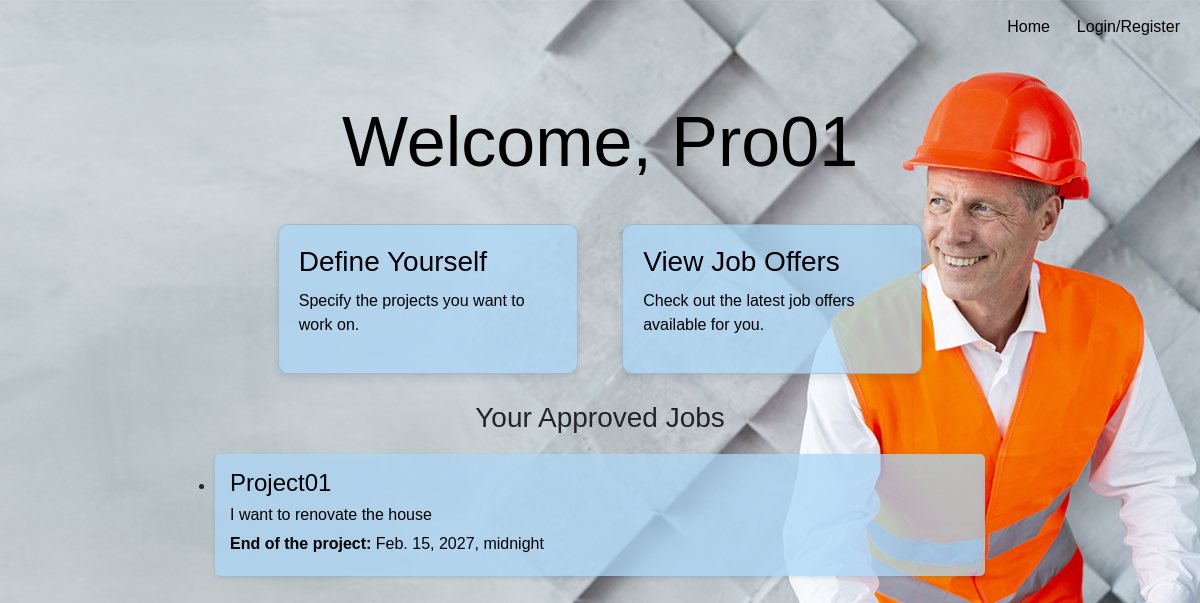
/professional/home/ (signed in), run on the app's committed database.
### myApp/models.py (models this page shows, shortened)
class Professional(AbstractBaseUser):
    full_name = models.CharField(max_length=100)
    username = models.CharField(max_length=100)
    specialization = models.CharField(max_length=20, choices=[(tag.name, tag.value) for tag in Specialization])
    number_of_jobs = models.IntegerField()
    years_of_experience = models.IntegerField()
    is_available = models.BooleanField(default=False)
    average_rating = models.DecimalField(default=0, max_digits=3, decimal_places=2)
    objects = UserManager()
    USERNAME_FIELD = 'full_name'
    REQUIRED_FIELDS = ['username', 'specialization', 'number_of_jobs', 'years_of_experience']

class JobApproval(models.Model):
    job_detail = models.ForeignKey(JobDetail, on_delete=models.CASCADE)
    professional = models.ForeignKey('Professional', on_delete=models.CASCADE)
    approved = models.BooleanField(default=False)
    salary = models.DecimalField(max_digits=10, decimal_places=2)
    contract_approved = models.BooleanField(default=False)
    objects = models.Manager()

class JobDetail(models.Model):
    job_name = models.CharField(max_length=255)
    customer = models.ForeignKey(Customer, on_delete=models.CASCADE)
    budget = models.DecimalField(max_digits=10, decimal_places=2)
    detail_of_project = models.TextField()
    start_time = models.DateTimeField(blank=True, null=True)
    end_time = models.DateTimeField(blank=True, null=True)
    project_ended = models.BooleanField(default=False)
    objects = models.Manager()

### myApp/views.py (the view)
# urls.py: path('professional/home/', views.professional_home, name='professional_home'),
def professional_home(request):
    if 'professional_id' in request.session:
        professional_id = request.session['professional_id']
        professional = Professional.objects.get(id=professional_id)
        approved_jobs = JobApproval.objects.filter(professional=professional, approved=True)
        job_approvals = JobApproval.objects.filter(professional=professional, approved=False)
        return render(request, 'professional_home.html', {
            'professional': professional,
            'approved_jobs': approved_jobs,
            'job_approvals': job_approvals,
        })
    return render(request, 'professional_home.html')

### templates/professional_home.html (shortened to what this page needs)
<!DOCTYPE html>
{% load static %}
<html lang="en">
<head>
    <link rel="stylesheet" href="https://maxcdn.bootstrapcdn.com/bootstrap/4.5.2/css/bootstrap.min.css">
    <link rel="stylesheet" href="{% static 'professional_home.css' %}">
</head>
<body id="bg" style="background-image:url('{% static 'images/choose_bg.jpg' %}');">
    <a id="reg-button" href="{% url 'home' %}">Login/Register</a>
    <a id="home-button" href="{% url 'Home_new' %}">Home</a>
    <div class="container">
        <h2>Welcome, {{ professional.full_name }}</h2>
        <div class="card">
            <a href="{% url 'get_detail_professional' %}">
                <div class="card-content">
                    <h3>Define Yourself</h3>
                    <p>Specify the projects you want to work on.</p>
                </div>
            </a>
        </div>
        <div class="card {% if job_approvals %}new-job-offers{% endif %}">
            <a href="{% url 'job_offers' %}">
                <div class="card-content">
                    <h3>View Job Offers</h3>
                    <p>Check out the latest job offers available for you.</p>
                </div>
            </a>
        </div>
        {% if approved_jobs %}
            <h3>Your Approved Jobs</h3>
            <div class="approved-jobs">
                <ul>
                    {% for job in approved_jobs %}
                        <li class="job-item">
                            <h4>{{ job.job_detail.job_name }}</h4>
                            <p>{{ job.job_detail.detail_of_project }}</p>
                            <p><strong>End of the project:</strong> {{ job.job_detail.end_time }}</p>
                        </li>
                    {% endfor %}
                </ul>
            </div>
        {% else %}
            <p>No approved jobs at the moment.</p>
        {% endif %}
    </div>
</body>
</html>

### static/professional_home.css (style rules this page uses)
* { margin: 0; padding: 0; box-sizing: border-box; }
body { font-family: Arial, sans-serif; background-color: #f4f4f9; }
#bg { background-repeat: no-repeat; background-size: cover; background-position: center 20%; background-attachment: fixed; }
.container { text-align: center; max-width: 800px; margin-top: 20px; padding-top: 80px; }
h2 { margin-bottom: 20px; font-size: 70px; color: black; }
.card { background-color: #acd7f6c1; border-radius: 10px; box-shadow: 0 4px 8px rgba(0, 0, 0, 0.1); margin: 20px; overflow: hidden; transition: transform 0.2s; width: 300px; display: inline-block; text-align: left; }
.card a { text-decoration: none; color: inherit; }
.card-content { padding: 20px; }
.card-content h3 { margin-bottom: 10px; color: black; }
.card-content p { color: black; }
.approved-jobs { list-style-type: none; padding: 0; margin-top: 20px; }
.job-item { background-color: #acd7f6c1; border-radius: 5px; margin: 10px 0; padding: 15px; box-shadow: 0 2px 4px rgba(0, 0, 0, 0.1); text-align: left; }
.job-item h4 { margin-bottom: 5px; color: black; }
.job-item p { margin-bottom: 5px; color: black; }
#home-button { position: absolute; background-color: #ffffff00; color: black; border: none; top: 15px; right: 150px; }
#reg-button { position: absolute; background-color: #ffffff00; color: black; border: none; top: 15px; right: 20px; }

### data on the page
Professional: full_name "Pro01"
JobApproval: job_detail.job_name "Project01", job_detail.detail_of_project "I want to renovate the house", job_detail.end_time "Feb. 15, 2027, midnight"
